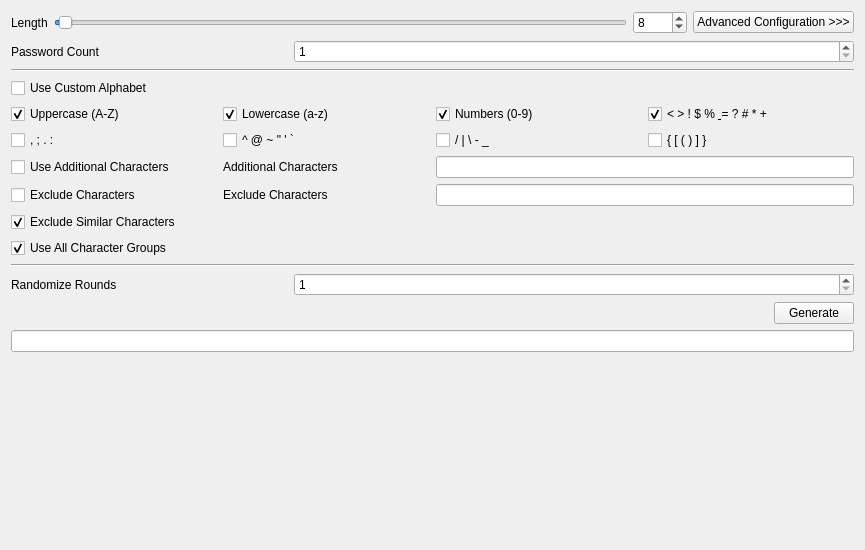
<?xml version="1.0" encoding="UTF-8"?>
<ui version="4.0">
 <class>PasswordGeneratorModuleWidget</class>
 <widget class="QWidget" name="PasswordGeneratorModuleWidget">
  <property name="geometry">
   <rect>
    <x>0</x>
    <y>0</y>
    <width>865</width>
    <height>550</height>
   </rect>
  </property>
  <property name="windowTitle">
   <string>Form</string>
  </property>
  <layout class="QVBoxLayout" name="verticalLayout_3" stretch="0,0,0,1">
   <item>
    <layout class="QHBoxLayout" name="horizontalLayout">
     <item>
      <widget class="QLabel" name="passwordLengthLabel">
       <property name="text">
        <string>Length</string>
       </property>
      </widget>
     </item>
     <item>
      <widget class="QSlider" name="passwordLengthSlider">
       <property name="minimum">
        <number>1</number>
       </property>
       <property name="maximum">
        <number>1024</number>
       </property>
       <property name="value">
        <number>8</number>
       </property>
       <property name="orientation">
        <enum>Qt::Horizontal</enum>
       </property>
      </widget>
     </item>
     <item>
      <widget class="QSpinBox" name="passwordLengthSpinBox">
       <property name="minimum">
        <number>1</number>
       </property>
       <property name="maximum">
        <number>1024</number>
       </property>
       <property name="value">
        <number>8</number>
       </property>
      </widget>
     </item>
     <item>
      <widget class="QPushButton" name="advancedConfigurationButton">
       <property name="text">
        <string>Advanced Configuration &gt;&gt;&gt;</string>
       </property>
       <property name="checkable">
        <bool>true</bool>
       </property>
      </widget>
     </item>
    </layout>
   </item>
   <item>
    <widget class="QWidget" name="advancedConfigurationWidget" native="true">
     <layout class="QGridLayout" name="gridLayout" columnstretch="0,0,0">
      <property name="leftMargin">
       <number>0</number>
      </property>
      <property name="topMargin">
       <number>0</number>
      </property>
      <property name="rightMargin">
       <number>0</number>
      </property>
      <property name="bottomMargin">
       <number>0</number>
      </property>
      <item row="1" column="0" colspan="3">
       <widget class="Line" name="line">
        <property name="minimumSize">
         <size>
          <width>0</width>
          <height>0</height>
         </size>
        </property>
        <property name="baseSize">
         <size>
          <width>0</width>
          <height>0</height>
         </size>
        </property>
        <property name="orientation">
         <enum>Qt::Horizontal</enum>
        </property>
       </widget>
      </item>
      <item row="0" column="0">
       <widget class="QLabel" name="passwordCountLabel">
        <property name="text">
         <string>Password Count</string>
        </property>
       </widget>
      </item>
      <item row="0" column="1" colspan="2">
       <widget class="QSpinBox" name="passwordCountSpinBox">
        <property name="minimum">
         <number>1</number>
        </property>
        <property name="maximum">
         <number>1000</number>
        </property>
       </widget>
      </item>
      <item row="3" column="0" colspan="3">
       <widget class="QStackedWidget" name="alphabetStackedWidget">
        <property name="currentIndex">
         <number>0</number>
        </property>
        <widget class="QWidget" name="defaultAlphabetPage">
         <layout class="QGridLayout" name="gridLayout_3">
          <property name="leftMargin">
           <number>0</number>
          </property>
          <property name="topMargin">
           <number>0</number>
          </property>
          <property name="rightMargin">
           <number>0</number>
          </property>
          <property name="bottomMargin">
           <number>0</number>
          </property>
          <item row="0" column="0">
           <widget class="QCheckBox" name="useUppercaseCheckBox">
            <property name="text">
             <string>Uppercase (A-Z)</string>
            </property>
            <property name="checked">
             <bool>true</bool>
            </property>
           </widget>
          </item>
          <item row="0" column="1">
           <widget class="QCheckBox" name="useLowercaseCheckBox">
            <property name="text">
             <string>Lowercase (a-z)</string>
            </property>
            <property name="checked">
             <bool>true</bool>
            </property>
           </widget>
          </item>
          <item row="0" column="2">
           <widget class="QCheckBox" name="useNumberCheckBox">
            <property name="text">
             <string>Numbers (0-9)</string>
            </property>
            <property name="checked">
             <bool>true</bool>
            </property>
           </widget>
          </item>
          <item row="0" column="3">
           <widget class="QCheckBox" name="useSpecialCharactersGroup1CheckBox">
            <property name="text">
             <string>&lt; &gt; ! $ % &amp; = ? # * +</string>
            </property>
            <property name="checked">
             <bool>true</bool>
            </property>
           </widget>
          </item>
          <item row="1" column="0">
           <widget class="QCheckBox" name="useSpecialCharactersGroup2CheckBox">
            <property name="text">
             <string>, ; . :</string>
            </property>
           </widget>
          </item>
          <item row="1" column="1">
           <widget class="QCheckBox" name="useSpecialCharactersGroup3CheckBox">
            <property name="text">
             <string>^ @ ~ &quot; ' `</string>
            </property>
           </widget>
          </item>
          <item row="1" column="2">
           <widget class="QCheckBox" name="useSpecialCharactersGroup4CheckBox">
            <property name="text">
             <string>/ | \ - _</string>
            </property>
           </widget>
          </item>
          <item row="1" column="3">
           <widget class="QCheckBox" name="useSpecialCharactersGroup5CheckBox">
            <property name="text">
             <string>{ [ ( ) ] }</string>
            </property>
           </widget>
          </item>
          <item row="2" column="0">
           <widget class="QCheckBox" name="useAdditionalCharactersCheckBox">
            <property name="text">
             <string>Use Additional Characters</string>
            </property>
           </widget>
          </item>
          <item row="2" column="1">
           <widget class="QLabel" name="additionalCharactersLabel">
            <property name="text">
             <string>Additional Characters</string>
            </property>
           </widget>
          </item>
          <item row="2" column="2" colspan="2">
           <widget class="QLineEdit" name="additionalCharactersEdit"/>
          </item>
          <item row="3" column="0">
           <widget class="QCheckBox" name="excludeCharactersCheckBox">
            <property name="text">
             <string>Exclude Characters</string>
            </property>
           </widget>
          </item>
          <item row="3" column="1">
           <widget class="QLabel" name="excludeCharactersLabel">
            <property name="text">
             <string>Exclude Characters</string>
            </property>
           </widget>
          </item>
          <item row="3" column="2" colspan="2">
           <widget class="QLineEdit" name="excludeCharactersEdit"/>
          </item>
         </layout>
        </widget>
        <widget class="QWidget" name="customAlphabetPage">
         <layout class="QGridLayout" name="gridLayout_2">
          <property name="leftMargin">
           <number>0</number>
          </property>
          <property name="topMargin">
           <number>0</number>
          </property>
          <property name="rightMargin">
           <number>0</number>
          </property>
          <property name="bottomMargin">
           <number>0</number>
          </property>
          <item row="0" column="0">
           <widget class="QLabel" name="customAlphabetLabel">
            <property name="text">
             <string>Custom Alphabet</string>
            </property>
           </widget>
          </item>
          <item row="0" column="2">
           <widget class="QLineEdit" name="customAlphabetEdit"/>
          </item>
          <item row="1" column="1">
           <spacer name="verticalSpacer_2">
            <property name="orientation">
             <enum>Qt::Vertical</enum>
            </property>
            <property name="sizeHint" stdset="0">
             <size>
              <width>20</width>
              <height>69</height>
             </size>
            </property>
           </spacer>
          </item>
         </layout>
        </widget>
       </widget>
      </item>
      <item row="8" column="0">
       <widget class="QLabel" name="randomizeRoundsLabel">
        <property name="text">
         <string>Randomize Rounds</string>
        </property>
       </widget>
      </item>
      <item row="7" column="0" colspan="3">
       <widget class="Line" name="line_2">
        <property name="minimumSize">
         <size>
          <width>0</width>
          <height>0</height>
         </size>
        </property>
        <property name="orientation">
         <enum>Qt::Horizontal</enum>
        </property>
       </widget>
      </item>
      <item row="8" column="1" colspan="2">
       <widget class="QSpinBox" name="randomizeRoundsSpinBox">
        <property name="minimum">
         <number>1</number>
        </property>
        <property name="maximum">
         <number>100</number>
        </property>
       </widget>
      </item>
      <item row="2" column="0" colspan="3">
       <widget class="QCheckBox" name="useCustomAlphabetCheckBox">
        <property name="text">
         <string>Use Custom Alphabet</string>
        </property>
       </widget>
      </item>
      <item row="5" column="0" colspan="3">
       <widget class="QCheckBox" name="useAllGroupsCheckBox">
        <property name="text">
         <string>Use All Character Groups</string>
        </property>
        <property name="checked">
         <bool>true</bool>
        </property>
       </widget>
      </item>
      <item row="4" column="0" colspan="3">
       <widget class="QCheckBox" name="excludeSimilarCharactersCheckBox">
        <property name="text">
         <string>Exclude Similar Characters</string>
        </property>
        <property name="checked">
         <bool>true</bool>
        </property>
       </widget>
      </item>
     </layout>
    </widget>
   </item>
   <item>
    <layout class="QHBoxLayout" name="horizontalLayout_2">
     <item>
      <spacer name="horizontalSpacer">
       <property name="orientation">
        <enum>Qt::Horizontal</enum>
       </property>
       <property name="sizeHint" stdset="0">
        <size>
         <width>40</width>
         <height>20</height>
        </size>
       </property>
      </spacer>
     </item>
     <item>
      <widget class="QPushButton" name="generateButton">
       <property name="text">
        <string>Generate</string>
       </property>
      </widget>
     </item>
    </layout>
   </item>
   <item>
    <widget class="QStackedWidget" name="outputWidget">
     <property name="currentIndex">
      <number>0</number>
     </property>
     <widget class="QWidget" name="singlePasswordPage">
      <layout class="QVBoxLayout" name="verticalLayout_2">
       <property name="leftMargin">
        <number>0</number>
       </property>
       <property name="topMargin">
        <number>0</number>
       </property>
       <property name="rightMargin">
        <number>0</number>
       </property>
       <property name="bottomMargin">
        <number>0</number>
       </property>
       <item>
        <widget class="QLineEdit" name="singlePasswordEdit">
         <property name="readOnly">
          <bool>true</bool>
         </property>
        </widget>
       </item>
       <item>
        <spacer name="verticalSpacer">
         <property name="orientation">
          <enum>Qt::Vertical</enum>
         </property>
         <property name="sizeHint" stdset="0">
          <size>
           <width>20</width>
           <height>131</height>
          </size>
         </property>
        </spacer>
       </item>
      </layout>
     </widget>
     <widget class="QWidget" name="multiplePasswordPage">
      <layout class="QVBoxLayout" name="verticalLayout">
       <property name="leftMargin">
        <number>0</number>
       </property>
       <property name="topMargin">
        <number>0</number>
       </property>
       <property name="rightMargin">
        <number>0</number>
       </property>
       <property name="bottomMargin">
        <number>0</number>
       </property>
       <item>
        <widget class="QPlainTextEdit" name="multiplePasswordEdit">
         <property name="readOnly">
          <bool>true</bool>
         </property>
        </widget>
       </item>
      </layout>
     </widget>
    </widget>
   </item>
  </layout>
 </widget>
 <resources/>
 <connections/>
</ui>
